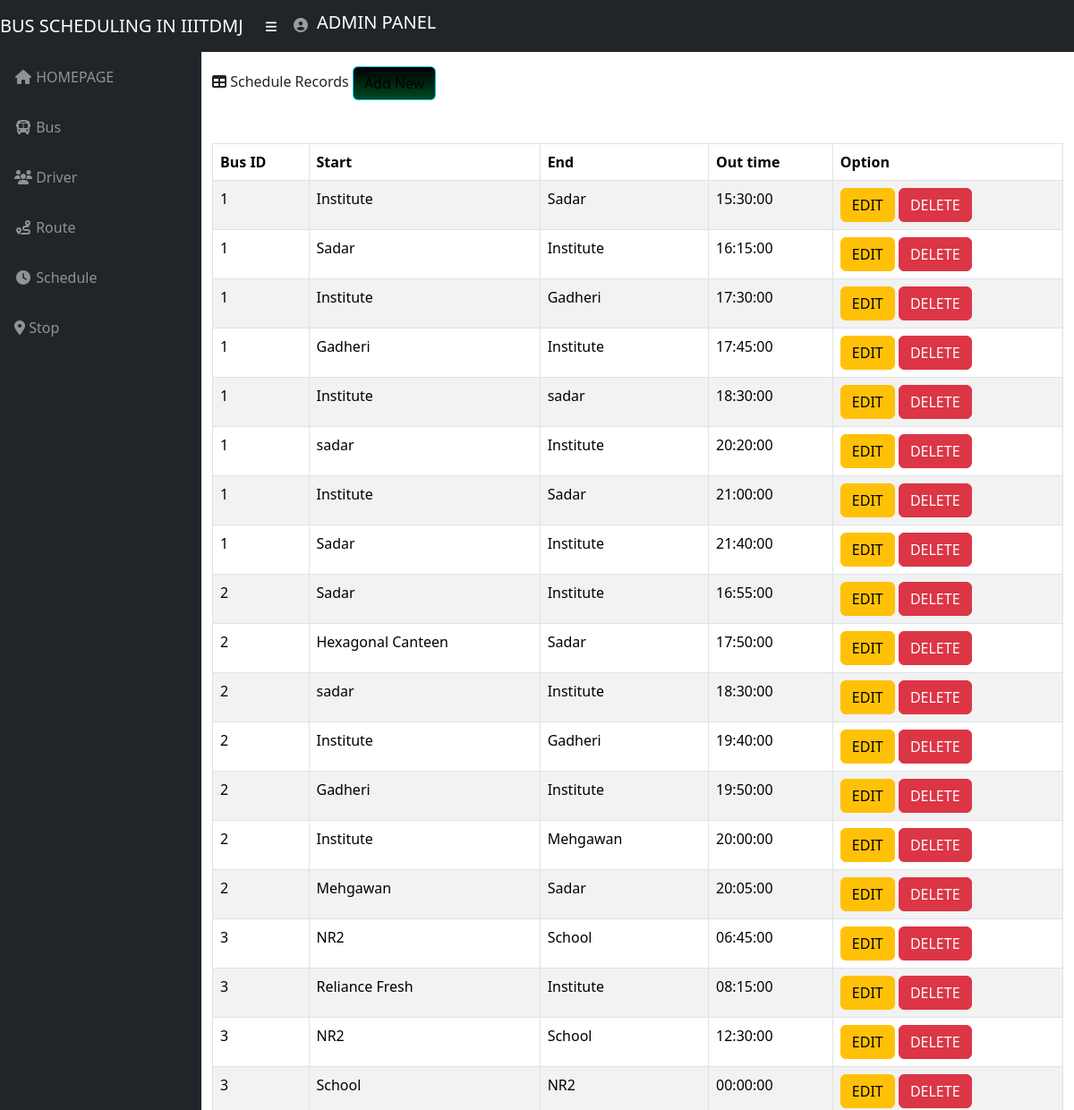
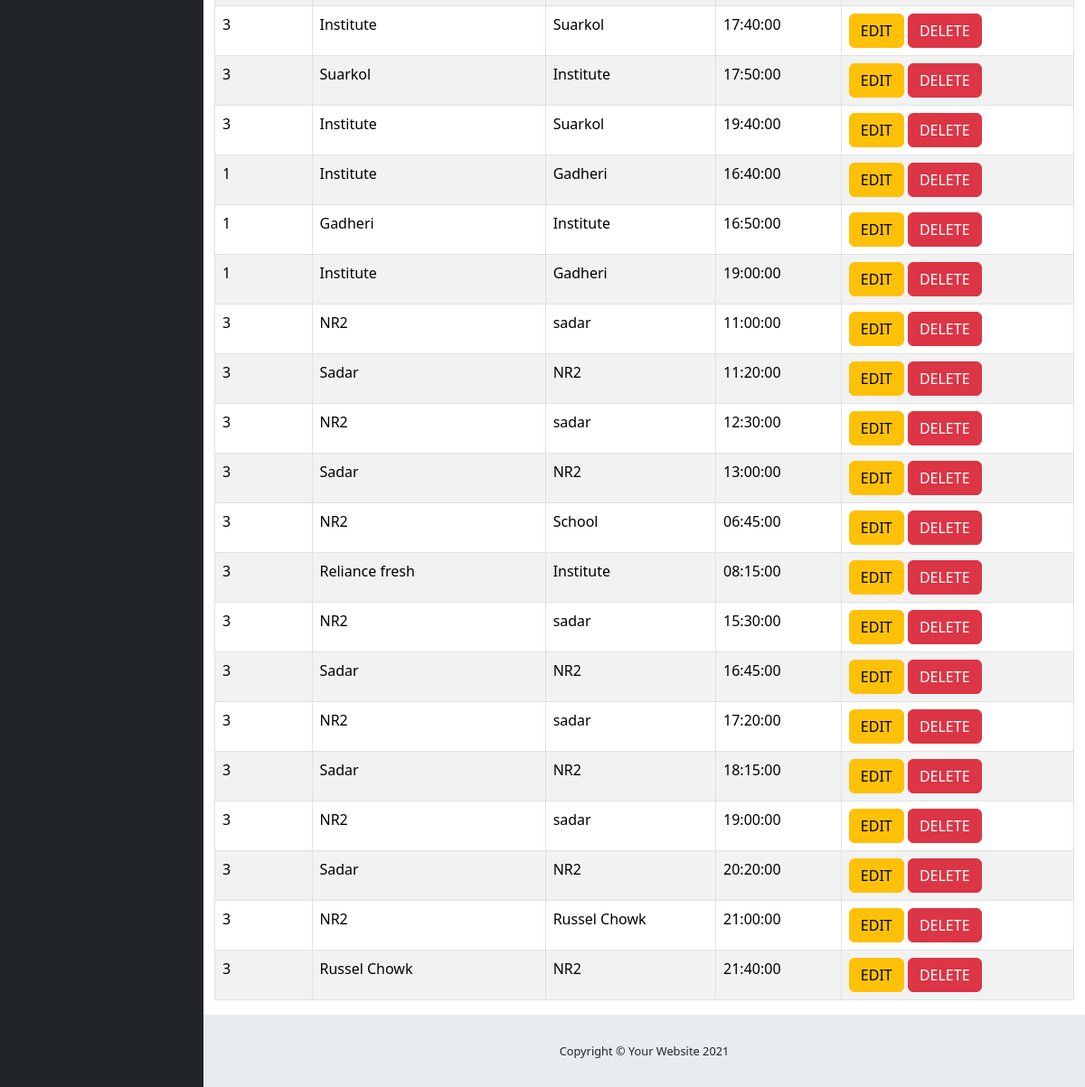
Screenshot of /schedule.php (signed in) with the database file from the repository (2 pictures, top to bottom).
### tables this page shows
CREATE TABLE `schedule` (
  `BUS_ID` int(11) NOT NULL,
  `START` varchar(50) NOT NULL,
  `END` varchar(50) NOT NULL,
  `OUT_TIME` time NOT NULL,
  `day` varchar(50) DEFAULT NULL
);

### schedule.php (the view, shortened to what this page needs)
<?php include 'connection.php';
include 'topnav.php'; ?>
         <div class="col-lg-12">
                       <div>
            <i class="fas fa-table"></i>
            Schedule Records  <a href="scheduleadd.php?action=add"  style="background-image: linear-gradient(black, #014923);> type="button" class="btn btn-xs btn-info">Add New</a>
            </div>
                        <br> </br>
                        <div class="table-responsive">
                            <table class="table table-bordered table-hover table-striped">
                                <thead>
                                    <tr>
                                        <th>Bus ID</th>
                                        <th>Start</th>
                                        <th>End</th>
                                        <th>Out time</th>
                                        <th>Option</th>
                                    </tr>
                                </thead>
                                <tbody>
                                 <?php
                $query = 'SELECT * FROM schedule';
                    $result = mysqli_query($db, $query) or die (mysqli_error($db));
                        while ($row = mysqli_fetch_assoc($result)) {
                            echo '<tr>';
                            echo '<td>'. $row['BUS_ID'].'</td>';
                            echo '<td>'. $row['START'].'</td>';
                            echo '<td>'. $row['END'].'</td>';
                            echo '<td>'. $row['OUT_TIME'].'</td>';
                            echo ' <td> <a  type="button" class="btn btn-xs btn-warning" href="scheduleedit.php?action=edit & id='.$row['BUS_ID'] . '"> EDIT </a> ';
                            echo ' <a  type="button" class="btn btn-xs btn-danger" href="scheduledel.php?type=schedule&delete & id='.$row['BUS_ID'] . '">DELETE </a> </td>';
                            echo '</tr> ';
                }
            ?>
                                </tbody>
                            </table>
                        </div>
            </div>
                        <?php include 'footer.php'; ?>

### CSS/sb-admin.css (style rules this page uses)
html { position: relative; min-height: 100%; }
body { height: 100%; }
:root { --input-padding-x: 0.75rem; --input-padding-y: 0.75rem; }

### schedule.php (style rules this page uses)
body { height: 100%; background-image: url("https://img.freepik.com/free-photo/delicate-yellow-abstract-watercolor-background_3590-82.jpg?size=626&ext=jpg"); background-position: center; background-repeat: no-repeat; background-size: cover; }

### rows the page displays
schedule: BUS_ID "1", START "Institute", END "Sadar", OUT_TIME "15:30:00"
schedule: BUS_ID "1", START "Sadar", END "Institute", OUT_TIME "16:15:00"
schedule: BUS_ID "1", START "Institute", END "Gadheri", OUT_TIME "17:30:00"
schedule: BUS_ID "1", START "Gadheri", END "Institute", OUT_TIME "17:45:00"
schedule: BUS_ID "1", START "Institute", END "sadar", OUT_TIME "18:30:00"
schedule: BUS_ID "1", START "sadar", END "Institute", OUT_TIME "20:20:00"
schedule: BUS_ID "1", START "Institute", END "Sadar", OUT_TIME "21:00:00"
schedule: BUS_ID "1", START "Sadar", END "Institute", OUT_TIME "21:40:00"
schedule: BUS_ID "2", START "Sadar", END "Institute", OUT_TIME "16:55:00"
schedule: BUS_ID "2", START "Hexagonal Canteen", END "Sadar", OUT_TIME "17:50:00"
schedule: BUS_ID "2", START "sadar", END "Institute", OUT_TIME "18:30:00"
schedule: BUS_ID "2", START "Institute", END "Gadheri", OUT_TIME "19:40:00"
schedule: BUS_ID "2", START "Gadheri", END "Institute", OUT_TIME "19:50:00"
schedule: BUS_ID "2", START "Institute", END "Mehgawan", OUT_TIME "20:00:00"
schedule: BUS_ID "2", START "Mehgawan", END "Sadar", OUT_TIME "20:05:00"
schedule: BUS_ID "3", START "NR2", END "School", OUT_TIME "06:45:00"
schedule: BUS_ID "3", START "Reliance Fresh", END "Institute", OUT_TIME "08:15:00"
schedule: BUS_ID "3", START "NR2", END "School", OUT_TIME "12:30:00"
schedule: BUS_ID "3", START "School", END "NR2", OUT_TIME "00:00:00"
schedule: BUS_ID "3", START "Institute", END "Suarkol", OUT_TIME "17:40:00"
schedule: BUS_ID "3", START "Suarkol", END "Institute", OUT_TIME "17:50:00"
schedule: BUS_ID "3", START "Institute", END "Suarkol", OUT_TIME "19:40:00"
schedule: BUS_ID "1", START "Institute", END "Gadheri", OUT_TIME "16:40:00"
schedule: BUS_ID "1", START "Gadheri", END "Institute", OUT_TIME "16:50:00"
schedule: BUS_ID "1", START "Institute", END "Gadheri", OUT_TIME "19:00:00"
schedule: BUS_ID "3", START "NR2", END "sadar", OUT_TIME "11:00:00"
schedule: BUS_ID "3", START "Sadar", END "NR2", OUT_TIME "11:20:00"
schedule: BUS_ID "3", START "NR2", END "sadar", OUT_TIME "12:30:00"
schedule: BUS_ID "3", START "Sadar", END "NR2", OUT_TIME "13:00:00"
schedule: BUS_ID "3", START "NR2", END "School", OUT_TIME "06:45:00"
schedule: BUS_ID "3", START "Reliance fresh", END "Institute", OUT_TIME "08:15:00"
schedule: BUS_ID "3", START "NR2", END "sadar", OUT_TIME "15:30:00"
schedule: BUS_ID "3", START "Sadar", END "NR2", OUT_TIME "16:45:00"
schedule: BUS_ID "3", START "NR2", END "sadar", OUT_TIME "17:20:00"
schedule: BUS_ID "3", START "Sadar", END "NR2", OUT_TIME "18:15:00"
schedule: BUS_ID "3", START "NR2", END "sadar", OUT_TIME "19:00:00"
schedule: BUS_ID "3", START "Sadar", END "NR2", OUT_TIME "20:20:00"
schedule: BUS_ID "3", START "NR2", END "Russel Chowk", OUT_TIME "21:00:00"
schedule: BUS_ID "3", START "Russel Chowk", END "NR2", OUT_TIME "21:40:00"
